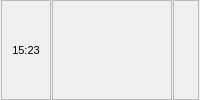
    <widget class="QFrame" name="fraStatusBar">
     <property name="sizePolicy">
      <sizepolicy hsizetype="Preferred" vsizetype="Maximum">
       <horstretch>0</horstretch>
       <verstretch>0</verstretch>
      </sizepolicy>
     </property>
     <property name="font">
      <font>
       <pointsize>8</pointsize>
      </font>
     </property>
     <property name="frameShape">
      <enum>QFrame::NoFrame</enum>
     </property>
     <property name="frameShadow">
      <enum>QFrame::Raised</enum>
     </property>
     <layout class="QHBoxLayout" name="horizontalLayout_16">
      <property name="spacing">
       <number>1</number>
      </property>
      <property name="leftMargin">
       <number>1</number>
      </property>
      <property name="topMargin">
       <number>0</number>
      </property>
      <property name="rightMargin">
       <number>1</number>
      </property>
      <property name="bottomMargin">
       <number>0</number>
      </property>
      <item>
       <widget class="QLabel" name="lblStatusBarText2">
        <property name="sizePolicy">
         <sizepolicy hsizetype="Fixed" vsizetype="Preferred">
          <horstretch>0</horstretch>
          <verstretch>0</verstretch>
         </sizepolicy>
        </property>
        <property name="minimumSize">
         <size>
          <width>50</width>
          <height>0</height>
         </size>
        </property>
        <property name="frameShape">
         <enum>QFrame::StyledPanel</enum>
        </property>
        <property name="text">
         <string>15:23</string>
        </property>
        <property name="alignment">
         <set>Qt::AlignCenter</set>
        </property>
       </widget>
      </item>
      <item>
       <widget class="QLabel" name="lblStatusBarText1">
        <property name="sizePolicy">
         <sizepolicy hsizetype="Fixed" vsizetype="Preferred">
          <horstretch>0</horstretch>
          <verstretch>0</verstretch>
         </sizepolicy>
        </property>
        <property name="minimumSize">
         <size>
          <width>120</width>
          <height>0</height>
         </size>
        </property>
        <property name="frameShape">
         <enum>QFrame::StyledPanel</enum>
        </property>
        <property name="text">
         <string/>
        </property>
        <property name="alignment">
         <set>Qt::AlignCenter</set>
        </property>
       </widget>
      </item>
      <item>
       <widget class="QLabel" name="lblStatusBarText3_2">
        <property name="sizePolicy">
         <sizepolicy hsizetype="Expanding" vsizetype="Preferred">
          <horstretch>0</horstretch>
          <verstretch>0</verstretch>
         </sizepolicy>
        </property>
        <property name="frameShape">
         <enum>QFrame::StyledPanel</enum>
        </property>
        <property name="text">
         <string/>
        </property>
       </widget>
      </item>
     </layout>
    </widget>
